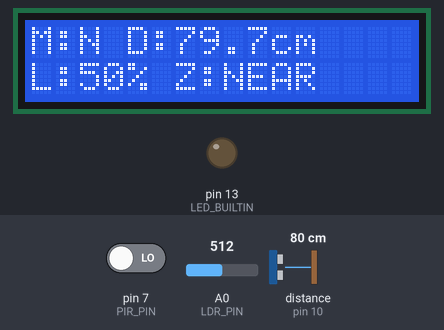
Bench run of a sketch on a simulated Arduino Uno, built with avr-gcc and run on an emulated ATmega328P. Shown: 16×2 character LCD, output pins drawn as LEDs (lit = HIGH). Wiring (inferred from the names in the program): ultrasonic range finder: trigger pin 9; echo pin 10. The test bench sets the inputs (shaded band); at power-on: distance to the obstacle (sensor on pin 10) 80 cm, pin 7 (PIR_PIN) LOW, A0 (LDR_PIN) = 512. The echo pulse lasts 58.3 µs per cm; pins used as bus, display or sensor lines are not drawn; what the sketch prints to the serial monitor is not drawn.

Above: at 2.8 s.
2.9 s: distance to the obstacle (sensor on pin 10) set to 45 cm
At 3.5 s:
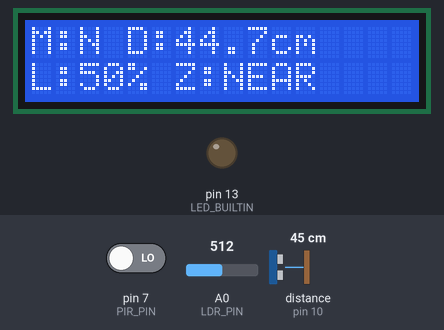
4.6 s: distance to the obstacle (sensor on pin 10) set to 37 cm
At 5.8 s:
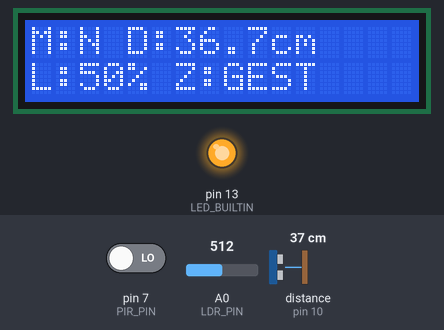
6.1 s: pin 7 (PIR_PIN) driven HIGH
At 7.8 s:
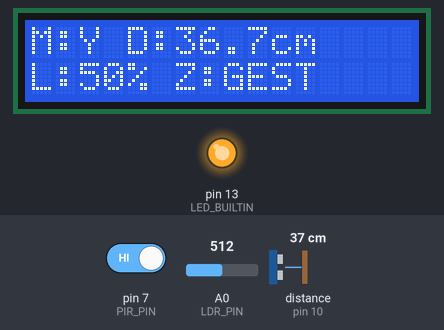
8.1 s: distance to the obstacle (sensor on pin 10) set to 2 cm
At 9.4 s:
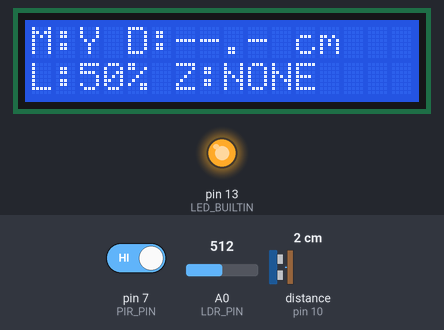
10.1 s: A0 (LDR_PIN) set to 6
At 12.0 s:
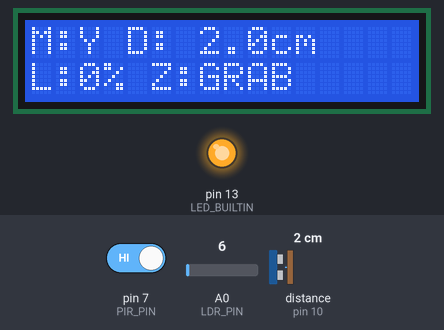
13.1 s: pin 7 (PIR_PIN) driven LOW
At 14.4 s:
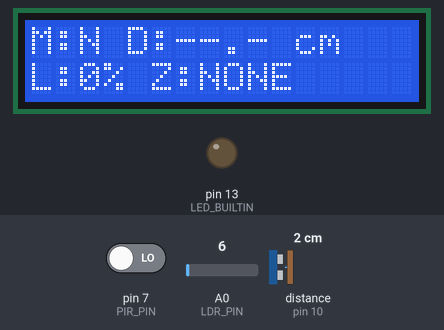
Timing chart, 0 to 16.1 s (numbered marks = the images above; inputs shaded):
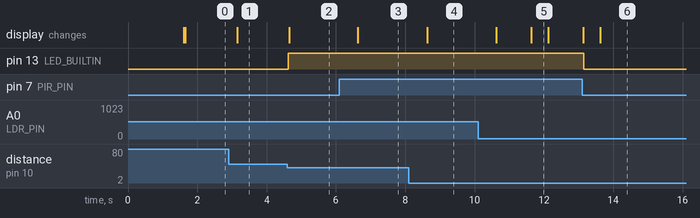

The sketch:

holomat_sensor_hub.ino
```cpp
/*
  ============================================================
  HoloMat - Master Sensor Hub  (v2.0 — Full Workstation)
  ============================================================
  Bidirectional: reads sensors → sends JSON to Pi
                 receives commands ← from Pi (IR, LCD, etc.)

  COMPONENTS:
  - PIR Motion Sensor (HC-SR501)
  - HC-SR04 Ultrasonic Distance Sensor
  - LDR Light Sensor
  - I2C LCD Display (16x2 or 20x4)
  - IR LED Transmitter (for projector brightness control)

  ⚠️ LIBRARIES REQUIRED (install via Arduino IDE Library Manager):
  - "LiquidCrystal I2C" by Frank de Brabander
  - "IRremote" by shirriff/z3t0 (v4.x)

  WIRING:
  ┌────────────────────┬───────────────┐
  │ Component & Pin    │ Arduino Pin   │
  ├────────────────────┼───────────────┤
  │ PIR VCC            │ 5V            │
  │ PIR GND            │ GND           │
  │ PIR OUT            │ Digital 7     │
  ├────────────────────┼───────────────┤
  │ HC-SR04 VCC        │ 5V            │
  │ HC-SR04 GND        │ GND           │
  │ HC-SR04 TRIG       │ Digital 9     │
  │ HC-SR04 ECHO       │ Digital 10    │
  ├────────────────────┼───────────────┤
  │ LDR (leg 1)        │ 5V            │
  │ LDR (leg 2)        │ A0            │
  │ 10kΩ resistor      │ A0 → GND      │
  ├────────────────────┼───────────────┤
  │ LCD VCC            │ 5V            │
  │ LCD GND            │ GND           │
  │ LCD SDA            │ A4            │
  │ LCD SCL            │ A5            │
  ├────────────────────┼───────────────┤
  │ IR LED (anode)     │ Digital 3     │
  │ IR LED (cathode)   │ GND (via 100Ω)│
  └────────────────────┴───────────────┘

  SERIAL OUTPUT (115200 baud, JSON, every 100ms):
  {"motion":true,"distance":42.5,"zone":"GESTURE","light":78,"light_raw":800,"light_status":"BRIGHT","lcd":true,"uptime":12}

  SERIAL INPUT (JSON commands from Raspberry Pi):
  {"cmd":"ir","action":"brightness_up"}
  {"cmd":"ir","action":"brightness_down"}
  {"cmd":"ir","action":"power"}
  {"cmd":"lcd","line1":"HOLOMAT ONLINE","line2":"Welcome, Sir"}
  {"cmd":"lcd_status","text":"STANDBY"}
*/

#include <Wire.h>
#include <LiquidCrystal_I2C.h>
#include <IRremote.h>

// ============================================================
// CONFIGURATION
// ============================================================
#define LCD_ADDRESS   0x27
#define LCD_COLS      16
#define LCD_ROWS      2

// PIN DEFINITIONS
const int PIR_PIN   = 7;
const int TRIG_PIN  = 9;
const int ECHO_PIN  = 10;
const int LDR_PIN   = A0;
const int IR_SEND_PIN = 3;  // IR LED on pin 3 (must be PWM pin)

// SENSOR TIMING
const unsigned long SENSOR_INTERVAL  = 100;   // 10Hz
const unsigned long LCD_INTERVAL     = 500;   // 2Hz
const unsigned long SERIAL_INTERVAL  = 100;   // 10Hz

// DISTANCE ZONES (cm)
const float DIST_GRAB    = 15.0;
const float DIST_GESTURE = 40.0;
const float DIST_NEAR    = 80.0;

// LDR THRESHOLDS (%)
const int LIGHT_DARK   = 20;
const int LIGHT_DIM    = 40;
const int LIGHT_BRIGHT = 70;

// LDR smoothing
const int LDR_SAMPLES = 5;

// ============================================================
// IR CODES — HY320 Projector (NEC Protocol)
// These are common NEC codes for generic Chinese projectors.
// If your projector doesn't respond, use the IR learning mode
// to capture codes from your actual remote.
// ============================================================
const uint32_t IR_POWER         = 0x00FF02FD;
const uint32_t IR_BRIGHTNESS_UP = 0x00FF906F;
const uint32_t IR_BRIGHTNESS_DN = 0x00FFA857;
const uint32_t IR_MENU          = 0x00FF22DD;
const uint32_t IR_OK            = 0x00FF02FD;

// ============================================================
// STATE VARIABLES
// ============================================================
bool   motionDetected = false;
float  distance       = 0.0;
String zone           = "FAR";
int    lightPercent   = 0;
int    lightRaw       = 0;
String lightStatus    = "NORMAL";
bool   lcdOk          = false;

unsigned long lastSensorRead = 0;
unsigned long lastLcdUpdate  = 0;
unsigned long lastSerialSend = 0;

// Serial input buffer
String serialInputBuffer = "";

// LCD custom text (set by Pi commands)
String lcdCustomLine1 = "";
String lcdCustomLine2 = "";
bool   lcdCustomMode  = false;
unsigned long lcdCustomExpiry = 0;

// ============================================================
// LCD SETUP
// ============================================================
LiquidCrystal_I2C lcd(LCD_ADDRESS, LCD_COLS, LCD_ROWS);

// ============================================================
// SENSOR FUNCTIONS
// ============================================================

bool readPIR() {
  return digitalRead(PIR_PIN) == HIGH;
}

float readUltrasonic() {
  digitalWrite(TRIG_PIN, LOW);
  delayMicroseconds(2);
  digitalWrite(TRIG_PIN, HIGH);
  delayMicroseconds(10);
  digitalWrite(TRIG_PIN, LOW);

  long dur = pulseIn(ECHO_PIN, HIGH, 30000);
  if (dur == 0) return -1.0;

  float d = (dur * 0.0343) / 2.0;
  return (d >= 2.0 && d <= 400.0) ? d : -1.0;
}

String getZone(float d) {
  if (d < 0)           return "NONE";
  if (d < DIST_GRAB)   return "GRAB";
  if (d < DIST_GESTURE)return "GESTURE";
  if (d < DIST_NEAR)   return "NEAR";
  return "FAR";
}

int readLDR() {
  long sum = 0;
  for (int i = 0; i < LDR_SAMPLES; i++) {
    sum += analogRead(LDR_PIN);
    delay(2);
  }
  lightRaw = sum / LDR_SAMPLES;
  return map(lightRaw, 0, 1023, 0, 100);
}

String getLightStatus(int pct) {
  if (pct < LIGHT_DARK)   return "DARK";
  if (pct < LIGHT_DIM)    return "DIM";
  if (pct < LIGHT_BRIGHT) return "NORMAL";
  return "BRIGHT";
}

// ============================================================
// IR TRANSMITTER
// ============================================================
void sendIRCommand(uint32_t code) {
  IrSender.sendNEC(code >> 16, code & 0xFFFF, 0);
  Serial.print("{\"ir_sent\":\"0x");
  Serial.print(code, HEX);
  Serial.println("\"}");
}

// ============================================================
// SERIAL COMMAND HANDLER (Pi → Arduino)
// ============================================================
void processSerialCommand(String input) {
  input.trim();
  if (!input.startsWith("{") || !input.endsWith("}")) return;

  // Simple JSON parser for our specific command format
  // We avoid using ArduinoJson to save memory

  if (input.indexOf("\"cmd\":\"ir\"") >= 0) {
    // IR command
    if (input.indexOf("\"action\":\"brightness_up\"") >= 0) {
      sendIRCommand(IR_BRIGHTNESS_UP);
    } else if (input.indexOf("\"action\":\"brightness_down\"") >= 0) {
      sendIRCommand(IR_BRIGHTNESS_DN);
    } else if (input.indexOf("\"action\":\"power\"") >= 0) {
      sendIRCommand(IR_POWER);
    } else if (input.indexOf("\"action\":\"menu\"") >= 0) {
      sendIRCommand(IR_MENU);
    }

  } else if (input.indexOf("\"cmd\":\"lcd\"") >= 0) {
    // LCD text command
    int l1Start = input.indexOf("\"line1\":\"");
    int l2Start = input.indexOf("\"line2\":\"");

    if (l1Start >= 0) {
      l1Start += 9;
      int l1End = input.indexOf("\"", l1Start);
      lcdCustomLine1 = input.substring(l1Start, l1End);
    }
    if (l2Start >= 0) {
      l2Start += 9;
      int l2End = input.indexOf("\"", l2Start);
      lcdCustomLine2 = input.substring(l2Start, l2End);
    }

    lcdCustomMode = true;
    lcdCustomExpiry = millis() + 10000; // Show custom text for 10 seconds
    updateLCDCustom();

  } else if (input.indexOf("\"cmd\":\"lcd_status\"") >= 0) {
    // LCD status text (persistent, no expiry)
    int tStart = input.indexOf("\"text\":\"");
    if (tStart >= 0) {
      tStart += 8;
      int tEnd = input.indexOf("\"", tStart);
      lcdCustomLine1 = "   HOLOMAT";
      lcdCustomLine2 = input.substring(tStart, tEnd);
      lcdCustomMode = true;
      lcdCustomExpiry = 0; // No expiry — stays until next command
      updateLCDCustom();
    }
  }
}

void updateLCDCustom() {
  if (!lcdOk) return;
  lcd.clear();
  lcd.setCursor(0, 0);
  lcd.print(lcdCustomLine1.substring(0, LCD_COLS));
  lcd.setCursor(0, 1);
  lcd.print(lcdCustomLine2.substring(0, LCD_COLS));
}

// ============================================================
// SERIAL JSON OUTPUT
// ============================================================
void sendJSON() {
  Serial.print("{");

  Serial.print("\"motion\":");
  Serial.print(motionDetected ? "true" : "false");
  Serial.print(",");

  Serial.print("\"distance\":");
  if (distance < 0) {
    Serial.print("null");
  } else {
    Serial.print(distance, 1);
  }
  Serial.print(",");

  Serial.print("\"zone\":\"");
  Serial.print(zone);
  Serial.print("\",");

  Serial.print("\"light\":");
  Serial.print(lightPercent);
  Serial.print(",");

  Serial.print("\"light_raw\":");
  Serial.print(lightRaw);
  Serial.print(",");

  Serial.print("\"light_status\":\"");
  Serial.print(lightStatus);
  Serial.print("\",");

  Serial.print("\"lcd\":");
  Serial.print(lcdOk ? "true" : "false");
  Serial.print(",");

  Serial.print("\"uptime\":");
  Serial.print(millis() / 1000);

  Serial.println("}");
}

// ============================================================
// LCD DISPLAY UPDATE (auto mode — shows live sensor data)
// ============================================================
void updateLCD() {
  if (!lcdOk) return;

  // If custom text is active and not expired, skip auto-update
  if (lcdCustomMode) {
    if (lcdCustomExpiry > 0 && millis() > lcdCustomExpiry) {
      lcdCustomMode = false; // Expired, return to auto
    } else {
      return; // Still showing custom text
    }
  }

  lcd.clear();

  if (LCD_ROWS >= 4) {
    lcd.setCursor(0, 0);
    lcd.print("Mtn:"); lcd.print(motionDetected ? "YES " : "NO  ");
    lcd.print("D:");
    if (distance >= 0) {
      lcd.print((int)distance); lcd.print("cm");
    } else {
      lcd.print("---");
    }

    lcd.setCursor(0, 1);
    lcd.print("Zone: "); lcd.print(zone);

    lcd.setCursor(0, 2);
    lcd.print("Light: "); lcd.print(lightPercent); lcd.print("% ");
    lcd.print(lightStatus);

    lcd.setCursor(0, 3);
    lcd.print("HOLOMAT ONLINE");

  } else {
    // 16x2 LCD
    lcd.setCursor(0, 0);
    lcd.print("M:");
    lcd.print(motionDetected ? "Y " : "N ");
    lcd.print("D:");
    if (distance >= 0) {
      char distStr[6];
      dtostrf(distance, 4, 1, distStr);
      lcd.print(distStr);
      lcd.print("cm");
    } else {
      lcd.print("--.- cm");
    }

    lcd.setCursor(0, 1);
    lcd.print("L:");
    lcd.print(lightPercent);
    lcd.print("% Z:");
    lcd.print(zone.substring(0, 4));
  }
}

// ============================================================
// SETUP
// ============================================================
void setup() {
  Serial.begin(115200);

  // Configure pins
  pinMode(PIR_PIN, INPUT);
  pinMode(TRIG_PIN, OUTPUT);
  pinMode(ECHO_PIN, INPUT);
  pinMode(LDR_PIN, INPUT);
  pinMode(LED_BUILTIN, OUTPUT);

  // Initialize IR transmitter
  IrSender.begin(IR_SEND_PIN, ENABLE_LED_FEEDBACK);

  // Initialize I2C and LCD
  Wire.begin();
  lcd.init();
  lcd.backlight();
  lcdOk = true;

  // Boot splash
  lcd.setCursor(0, 0);
  lcd.print("  HOLOMAT HUB   ");
  lcd.setCursor(0, 1);
  lcd.print("   v2.0 READY   ");

  Serial.println("=== HoloMat Sensor Hub v2.0 ===");
  Serial.println("Bidirectional: sensors + IR + LCD commands");
  Serial.println("Baud: 115200 | IR Pin: D3 | PIR: D7");
  Serial.println("---");

  delay(1500);
  lcd.clear();
}

// ============================================================
// MAIN LOOP
// ============================================================
void loop() {
  unsigned long now = millis();

  // --- Check for incoming commands from Pi ---
  while (Serial.available() > 0) {
    char c = Serial.read();
    if (c == '\n' || c == '\r') {
      if (serialInputBuffer.length() > 0) {
        processSerialCommand(serialInputBuffer);
        serialInputBuffer = "";
      }
    } else {
      serialInputBuffer += c;
      // Prevent buffer overflow
      if (serialInputBuffer.length() > 256) {
        serialInputBuffer = "";
      }
    }
  }

  // --- Read all sensors at 10Hz ---
  if (now - lastSensorRead >= SENSOR_INTERVAL) {
    lastSensorRead = now;

    motionDetected = readPIR();
    distance       = readUltrasonic();
    zone           = getZone(distance);
    lightPercent   = readLDR();
    lightStatus    = getLightStatus(lightPercent);

    bool activeState = motionDetected || (distance > 0 && distance < DIST_GESTURE);
    digitalWrite(LED_BUILTIN, activeState ? HIGH : LOW);
  }

  // --- Send JSON over Serial at 10Hz ---
  if (now - lastSerialSend >= SERIAL_INTERVAL) {
    lastSerialSend = now;
    sendJSON();
  }

  // --- Update LCD at 2Hz ---
  if (now - lastLcdUpdate >= LCD_INTERVAL) {
    lastLcdUpdate = now;
    updateLCD();
  }
}
```

Measured:
- the behaviour switches between 41 and 40 cm on distance to the obstacle (sensor on pin 10) (found by bisection; images 1 and 2)
- after the input at 2.9 s, the display: changes after 0.25 s (image 1)
- after the input at 4.6 s, pin 13 (LED_BUILTIN): LOW → HIGH at once; the display: changes after 0.05 s (image 2)
- after the input at 6.1 s, the display: changes after 0.53 s (image 3)
- after the input at 8.1 s, the display: changes after 0.53 s (image 4)
- after the input at 10.1 s, the display: first changes after 0.53 s (image 5 shows a later state)
- after the input at 13.1 s, pin 13 (LED_BUILTIN): HIGH → LOW after 0.05 s; the display: first differs from a run without the input after 0.53 s (image 6)
